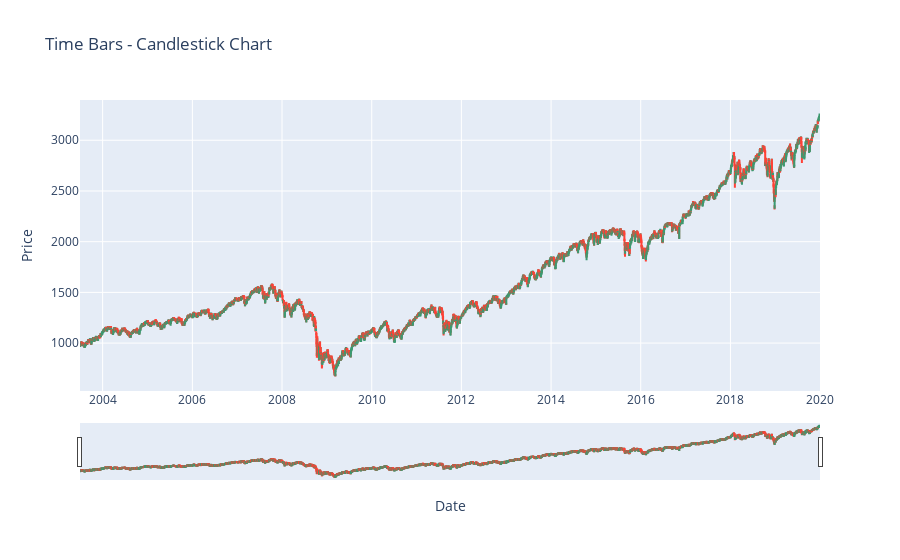

Notebook source saved alongside this figure:
### Code cell
import plotly.graph_objects as go

fig = go.Figure(data=[go.Candlestick(x=time_bars[:].index,
                open=time_bars['open'],
                high=time_bars['high'],
                low=time_bars['low'],
                close=time_bars['close'])])
fig.update_layout(title='Time Bars - Candlestick Chart', xaxis_title='Date', yaxis_title='Price')
fig.show()

### Figure 1 — Plotly figure (JSON) as saved in the notebook; plotly's stock layout.template omitted (floating-point values rounded to 4 significant figures; data arrays with more than 128 entries replaced by an {"elided": "..."} marker saying what was removed)
{"data": [{"close": {"elided": "5093 float values"}, "high": {"elided": "5093 float values"}, "low": {"elided": "5093 float values"}, "open": {"elided": "5093 float values"}, "type": "candlestick", "x": {"elided": "5093 str values"}}], "layout": {"title": {"text": "Time Bars - Candlestick Chart"}, "xaxis": {"title": {"text": "Date"}}, "yaxis": {"title": {"text": "Price"}}}}
